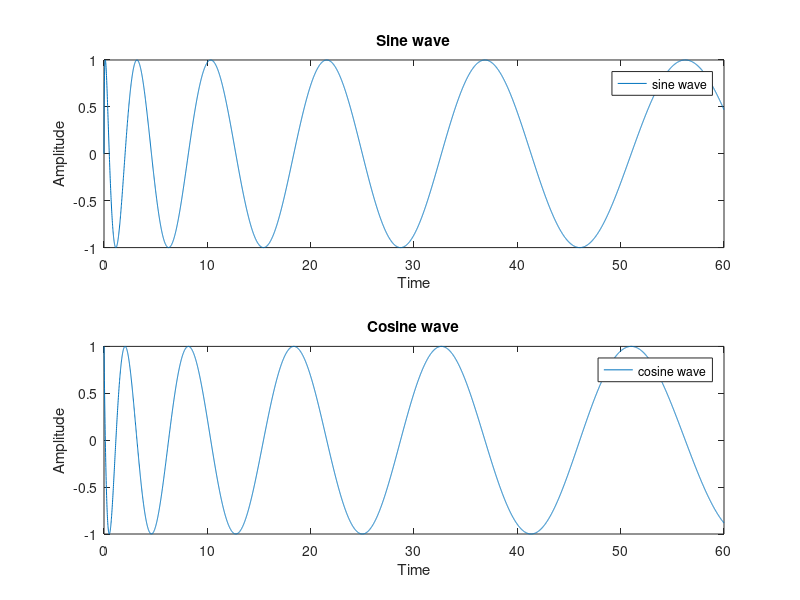

This figure's MATLAB source:
x = 0:0.01:60;
y= sin(1.4*pi*x.^0.5);
y2= cos(1.4*pi*x.^0.5);
figure(1);
subplot(2,1,1);
plot(x,y);
title('Sine wave');
ylabel('Amplitude');
xlabel('Time');
legend('sine wave');
subplot(2,1,2);
plot(x,y2);
title('Cosine wave');
ylabel('Amplitude');
xlabel('Time');
legend('cosine wave');